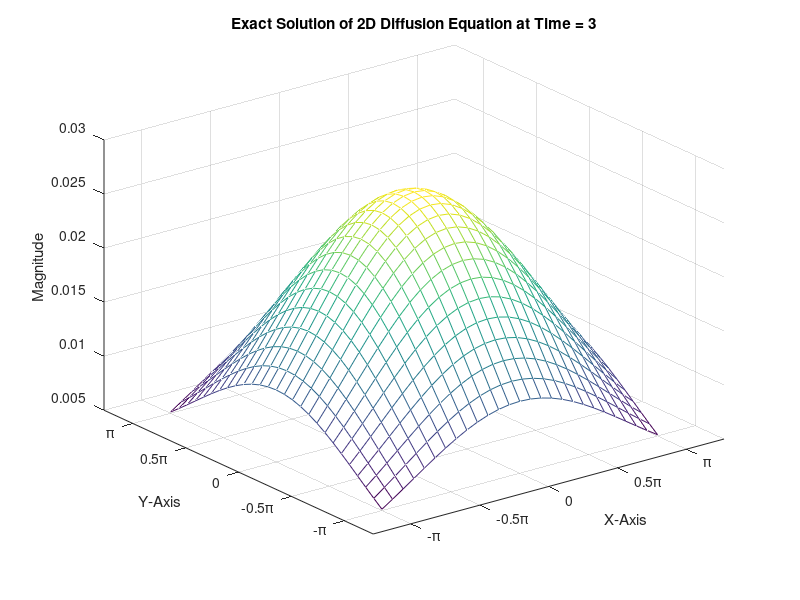
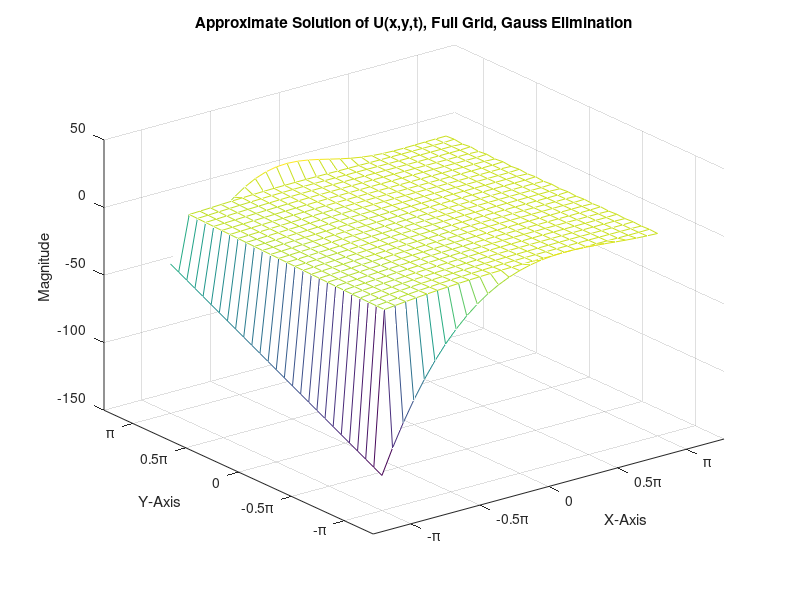

Source code (MATLAB) for these figures, in order:
clear all 
close all
clc
%Daniel Brooker
%Scientific Computing
%Final Project Part B

%2D Diffusion Equation
%PARAMETERS
Lx = 2*pi;
Ly = 2*pi;
nodes = 25;
totptx = nodes + 2;
totpty = nodes + 2;
nodex = 1:totptx;
nodey = 1:totpty;
deltax = Lx/(nodes+1);
deltay = Ly/(nodes+1);
deltat = 0.05;
x = -pi:deltax:pi;
y = transpose(-pi:deltay:pi);
t = deltat:deltat:1;
gridxy = zeros(totpty,totptx);
uexact = zeros(totpty,totptx);


%BOUNDARY CONDITIONS
%Side 1: y = -pi, x
for n = 1:totptx
    side1(1,n) = x(n)*((pi-x(n)).^2);
end
gridxy(1,:) = side1;

%Side 2: y, x = pi, du/dx = 0 
%Need a ghost grid for Neumann boundary condition
ghost = zeros(totpty+2,totptx+2);
ghost(2:totpty+1,2:totptx+1) = gridxy;

%Five-Point scheme
for p = 2:totpty+1
   ghost(p,totptx+1) = (((ghost(p+1,totptx+1)-ghost(p-1,totptx+1))/(2*deltay))+((ghost(p,totptx+2)-ghost(p,totptx))/(2*deltax)))/2;
end
gridxy = ghost(2:totpty+1,2:totptx+1);

%Side 3: y = pi, x
for n = 1:totptx
    side3(1,n) = ((pi-x(n)).^2)*cos(x(n));
end
gridxy(totpty,:) = side3;

%Side 4: y, x = -pi, 
for n = 1:totpty
    side4(n,1) = (-4*pi^3)+(((y(n)+pi)/(2*pi))*((-4*pi^2)+(4*pi^3)));
end
gridxy(:,1) = side4;

disp('Boudary Values')
disp(gridxy)

%% 

clc
%EXACT SOLUTION
%Based on given equation, diffusion coefficient is understood to be D = 1.
%uexact < pi/100 for t greater than 3, so system is considered
%approximately steady state, i.e. du/dt ~ 0.
%Pick a time between 0 and 3.
time = 3;
for m = 1:totptx
    for n = 1:totpty
        uexact(n,m) = (exp((-((x(m)^2)+(y(n)^2))/(4*time))))/(4*pi*time);
    end
end
uexact;
disp('Exact Solution When Neglecting Boundary Conditions')
disp(uexact)
%% 
clc

%MATRICES FOR LINEAR EQUATIONS
%Equation will be of form AU=B 

%Matrix A
A = zeros((nodes.^2),(nodes.^2));
r = 1;
c = 1;
for c = (nodes+1):(nodes^2)  
    if c == r+nodes
        A(r,c) = -1;    
    end
    r = r+1;
    c = c+1;
end
r = 1;
c = 1;
for r = (nodes+1):(nodes^2)  
    if r == c+nodes
        A(r,c) = -1;    
    end
    r = r+1;
    c = c+1;
end
r = 1;
c = 1;
for r = 1:(nodes^2)  
    if r == c
        A(r,c) = 4;    
    end
    r = r+1;
    c = c+1;
end
r = 1;
c = 1;
for r = 1:(nodes^2)  
    if r == c
        if rem(r,nodes) ~= 0
            A(r+1,c) = -1;   
            A(r,c+1) = -1;
        end
    r = r+1;
    c = c+1;
    end
end
A;

%Matrix U
U = zeros(nodes^2,1);
%Matrix B
B = zeros(totpty,totptx);
Btall = zeros(nodes^2,1);

%Add boundary values to B
%Note that there were no contributions from right boundary side since 
%the derivative with respect to x is zero there. 
%Also since there is no F function and assignment states to solve at steady
%state, du/dt = 0 and B only has contributions boundary values.
B(2,2) = B(2,2)+gridxy(1,2)+gridxy(2,1);
B(nodes+1,2) = B(nodes+1,2)+gridxy(nodes+2,2)+gridxy(nodes+1,1);
B(2,nodes+1) = B(2,nodes+1)+gridxy(1,nodes+1); 
B(nodes+1,nodes+1) = B(nodes+1,nodes+1)+gridxy(nodes+2,nodes+1);
for m = 3:nodes
    B(2,m)= B(2,m)+gridxy(1,m);
end
for n = 3:nodes
    B(nodes+1,n) = B(nodes+1,n)+gridxy(nodes+2,n);
end
for p = 3:nodes
    B(p,2) = B(p,2)+gridxy(p,1);
end

%Change B to single column
r = 2;
c = 2;
z = 0;
for c = 2:totptx-1
    for  r = 2:totpty-1
       Btall(r-1+z)= B(r,c);
    end
    z = z+nodes;
end

%Multiply B by h squared
hsquare = deltax*deltay;
Btall = Btall*hsquare;

%Find U
[L,up] = lu(A);
U = up \ (L \ Btall);
uapp = reshape(U, [], nodes);
disp('Values for Matrix U')
disp(uapp)

%Fill grid interior with solution
gr = gridxy;
for q = 1:nodes
    gr(2:nodes+1,q+1) = uapp(1:nodes,q);
end
H1 = gr;
%% 
clc
%EXPLICIT DISCRETIZATION
%[Integral of dU/dt] ~= U(t+deltat) - U(t) = deltat*(A*U)/(nodes^2)
integral = deltat*((A*U)/(deltax*deltay));
I = reshape(integral, [], nodes);
disp('Explicit Integral Approximation')
disp(I)
%% 
clc
%IMPLICIT DISCRETIZATION
%[Integral of dU/dt] ~= U(t+deltat) = U(t) + deltat*(A*U(t))/(nodes^2)
Ut2 = integral + U;

%[Integral of dU/dt] ~= U(t+deltat) - U(t) = deltat*(A*U(t+deltat)/(nodes^2)
int2 = deltat*((A*Ut2)/(deltax*deltay));
I2 = reshape(int2, [], nodes);
disp('Implicit Integral Approximation')
disp(I2)
%% 
clc
%GRAPHS
%Exact Solution Plot
mesh(x,y,uexact);
xticks([-pi -0.5*pi 0 0.5*pi pi 2*pi])
xticklabels({'-\pi','-0.5\pi','0','0.5\pi','\pi'})
xlabel('X-Axis')
yticks([-pi -0.5*pi 0 0.5*pi pi 2*pi])
yticklabels({'-\pi','-0.5\pi','0','0.5\pi','\pi'})
ylabel('Y-Axis')
zlabel('Magnitude')
title(['Exact Solution of 2D Diffusion Equation at Time = ',num2str(time)])

%% 
figure

%Approximate solution of u
mesh(x,y,H1)
xticks([-pi -0.5*pi 0 0.5*pi pi 2*pi])
xticklabels({'-\pi','-0.5\pi','0','0.5\pi','\pi'})
xlabel('X-Axis')
yticks([-pi -0.5*pi 0 0.5*pi pi 2*pi])
yticklabels({'-\pi','-0.5\pi','0','0.5\pi','\pi'})
ylabel('Y-Axis')
zlabel('Magnitude')
title('Approximate Solution of U(x,y,t), Full Grid, Gauss Elimination')

%% 


%ERROR CALCULATIONS

%Average Difference Between Explicit and Implicit Methods 
r1 = (I(:,:).^2)-(I2(:,:).^2);
d1 = (abs(r1)).^(0.5);
avgd1 = mean(mean(d1));
disp('Average Difference Between Integration Approximation Methods:')
disp(avgd1)

%Max Difference Between Explicit and Implicit Methods 
md = max(d1(:));
disp('Maximum Difference Between Integration Approximation Methods:')
disp(md)

%Max Difference Among U Approximate
%Interior nodes only
umax = max(uapp(:));
umin = min(uapp(:));
dff = abs(umax-umin);
disp('Max Difference For U Approximate:')
disp(dff)

